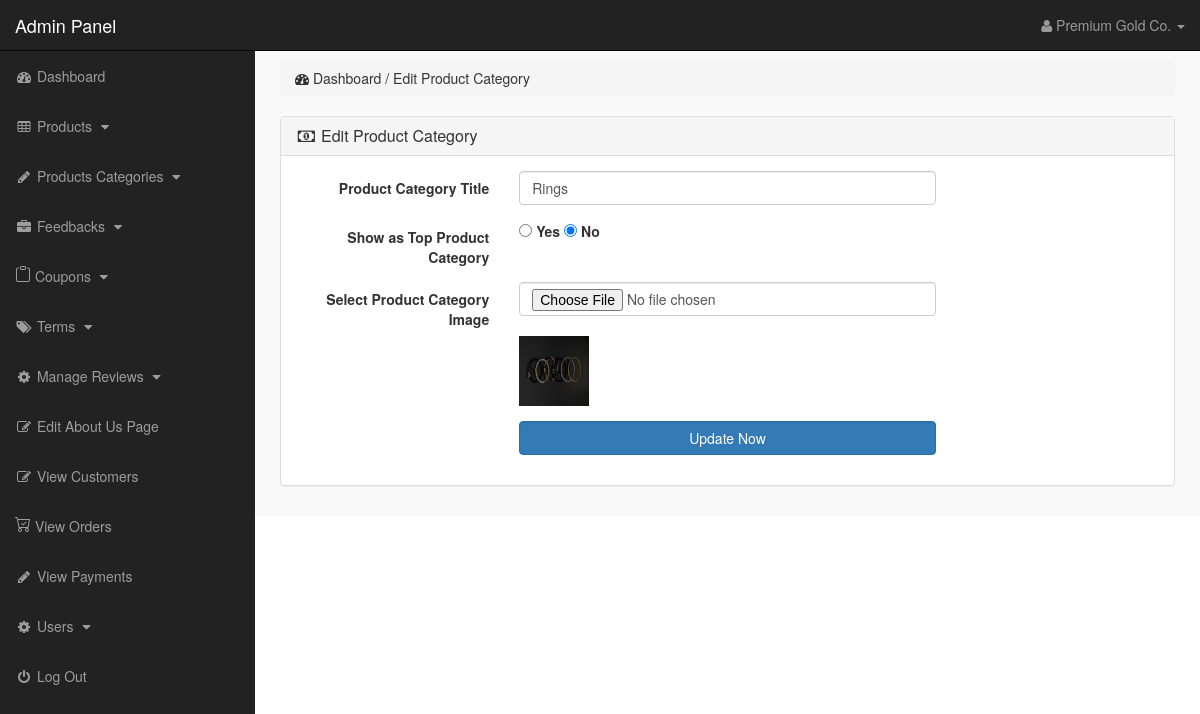
Page /admin_area/index.php?edit_p_cat=4 (signed in) on the committed database.
### tables this page shows
CREATE TABLE `product_categories` (
  `p_cat_id` int(10) NOT NULL,
  `p_cat_title` text NOT NULL,
  `p_cat_top` text NOT NULL,
  `p_cat_image` text NOT NULL,
  `p_cat_url` text NOT NULL,
  `p_cat_title_image` text NOT NULL
);

### admin_area/edit_p_cat.php (the view, shortened to what this page needs)
<?php
if(!isset($_SESSION['admin_email'])){
echo "<script>window.open('login.php','_self')</script>";
}
else {
?>
<?php
if(isset($_GET['edit_p_cat'])){
$edit_p_cat_id = $_GET['edit_p_cat'];
$edit_p_cat_query = "select * from product_categories where p_cat_id='$edit_p_cat_id'";
$run_edit = mysqli_query($con,$edit_p_cat_query);
$row_edit = mysqli_fetch_array($run_edit);
$p_cat_title = $row_edit['p_cat_title'];
$p_cat_top = $row_edit['p_cat_top'];
$p_cat_image = $row_edit['p_cat_image'];
}
?>
<div class="row">
<div class="col-lg-12">
<ol class="breadcrumb">
<li>
<i class="fa fa-dashboard"></i> Dashboard / Edit Product Category
</li>
</ol>
</div>
</div>
<div class="row">
<div class="col-lg-12">
<div class="panel panel-default">
<div class="panel-heading" >
<h3 class="panel-title" >
<i class="fa fa-money fa-fw" ></i> Edit Product Category
</h3>
</div>
<div class="panel-body" >
<form class="form-horizontal" action="" method="post" enctype="multipart/form-data" >
<div class="form-group" >
<label class="col-md-3 control-label" >Product Category Title</label>
<div class="col-md-6" >
<input type="text" name="p_cat_title" class="form-control" value="<?php echo $p_cat_title; ?>" >
</div>
</div>
<div class="form-group" >
<label class="col-md-3 control-label" >Show as Top Product Category</label>
<div class="col-md-6" >
<input type="radio" name="p_cat_top" value="yes"
<?php if($p_cat_top == 'no'){}else{ echo "checked='checked'"; } ?>>
<label> Yes </label>
<input type="radio" name="p_cat_top" value="no"
<?php if($p_cat_top == 'no'){ echo "checked='checked'"; }else{} ?>>
<label> No </label>
</div>
</div>
<div class="form-group" >
<label class="col-md-3 control-label" > Select Product Category Image</label>
<div class="col-md-6" >
<input type="file" name="p_cat_image" class="form-control" >
<br>
<img src="other_images/<?php echo $p_cat_image; ?>" width="70" height="70" >
</div>
</div>
<div class="form-group" >
<label class="col-md-3 control-label" ></label>
<div class="col-md-6" >
<input type="submit" name="update" value="Update Now" class="btn btn-primary form-control" >
</div>
</div>
</form>
</div>
</div>
</div>
</div>
<?php } ?>

### admin_area/includes/sidebar.php (shortened to what this page needs)
<?php
if(!isset($_SESSION['admin_email'])){
echo "<script>window.open('login.php','_self')</script>";
}
else {
?>
<nav class="navbar navbar-inverse navbar-fixed-top" >
<div class="navbar-header" >
<a class="navbar-brand" href="index.php?dashboard" >Admin Panel</a>
</div>
<ul class="nav navbar-right top-nav" >
<li class="dropdown" >
<a href="#" class="dropdown-toggle" data-toggle="dropdown" >
<i class="fa fa-user" ></i>
<?php echo $admin_name; ?> <b class="caret" ></b>
</a>
</li>
</ul>
<div class="collapse navbar-collapse navbar-ex1-collapse">
<ul class="nav navbar-nav side-nav">
<li>
<a href="index.php?dashboard">
<i class="fa fa-fw fa-dashboard"></i> Dashboard
</a>
</li>
<li>
<a href="#" data-toggle="collapse" data-target="#products">
<i class="fa fa-fw fa-table"></i> Products
<i class="fa fa-fw fa-caret-down"></i>
</a>
</li>
<li>
<a href="#" data-toggle="collapse" data-target="#p_cat">
<i class="fa fa-fw fa-pencil"></i> Products Categories
<i class="fa fa-fw fa-caret-down"></i>
</a>
</li>
<li>
<a href="#" data-toggle="collapse" data-target="#store">
<i class="fa fa-fw fa-briefcase"></i> Feedbacks
<i class="fa fa-fw fa-caret-down"></i>
</a>
</li>
<li>
<a href="#" data-toggle="collapse" data-target="#coupons">
<i class=""></i> Coupons
<i class="fa fa-fw fa-caret-down"></i>
</a>
</li>
<li>
<a href="#" data-toggle="collapse" data-target="#terms" >
<i class="fa fa-fw fa-tags"></i> Terms
<i class="fa fa-fw fa-caret-down"></i>
</a>
</li>
<li>
<a href="#" data-toggle="collapse" data-target="#users">
<i class="fa fa-fw fa-gear"></i> Manage Reviews
<i class="fa fa-fw fa-caret-down"></i>
</a>
</li>
<li>
<a href="index.php?edit_about_us">
<i class="fa fa-fw fa-edit"></i> Edit About Us Page
</a>
</li>
<li>
<a href="index.php?view_customers">
<i class="fa fa-fw fa-edit"></i> View Customers
</a>
</li>
<li>
<a href="index.php?view_orders">
<i class="bi bi-cart-check"></i> View Orders
</a>
</li>
<li>
<a href="index.php?view_payments">
<i class="fa fa-fw fa-pencil"></i> View Payments
</a>
</li>
<li>
<a href="#" data-toggle="collapse" data-target="#users">
<i class="fa fa-fw fa-gear"></i> Users
<i class="fa fa-fw fa-caret-down"></i>
</a>
</li>
<li>
<a href="logout.php">
<i class="fa fa-fw fa-power-off"></i> Log Out
</a>
</li>
</ul>
</div>
</nav>
<?php } ?>

### admin_area/css/style.css (style rules this page uses)
body { margin-top:100px; }
@media (min-width: 768px) { body { margin-top:50px; } }
.top-nav { padding:0 15px; }
.top-nav>li { display:inline-block; float:left; }
.top-nav>li>a { padding-top:15px; padding-bottom:15px; line-height:20px; color:#999; }
@media (min-width: 768px) { .side-nav { position:fixed; top:51px; width:255px; border-radius:0; overflow-y:auto; background-color: #222; bottom:0; overflow-x:hidden; padding-bottom:40px; } }
@media (min-width: 768px) { .side-nav>li>a { width:255px; } }
.panel-body { border-radius:5px; }

### rows in the picture
product_categories: p_cat_title "Rings", p_cat_top "☑", p_cat_image (picture)

### other values in the picture
$admin_name "Premium Gold Co."
